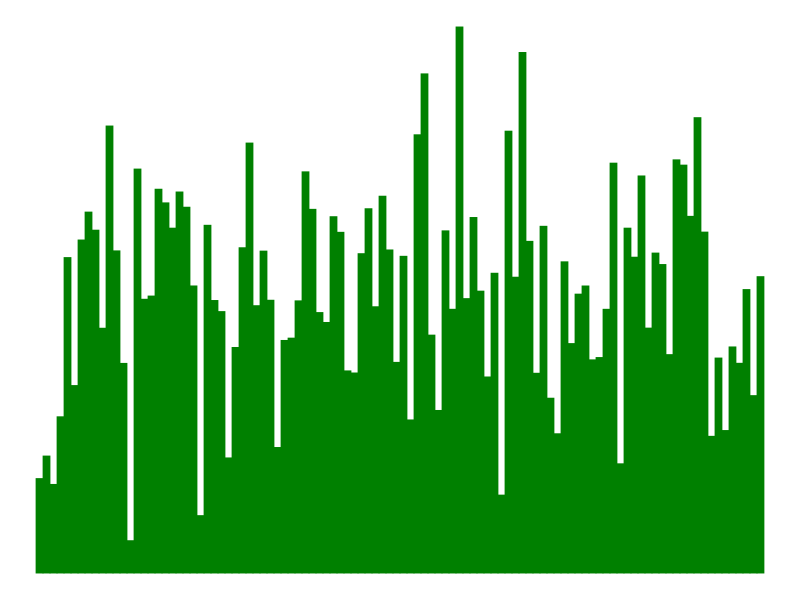

This figure's R source:
library(tibble)
library(ggplot2)
set.seed(1)
dd <- c(rnorm(n=4, mean = .2, sd=.05), rnorm(n=100, mean = .5, sd=.2))
df <- tibble(x=1:104, trees=abs(dd))
p <- ggplot(data=df) + geom_bar(aes(x=x, y=trees), stat='identity', color='#008000', fill='#008000') +
  theme_void() + theme(
    panel.background = element_rect(fill = "transparent",colour = NA),
    panel.grid.minor = element_blank(), 
    panel.grid.major = element_blank(),
    plot.background = element_rect(fill = "transparent",colour = NA)
  )

png('~/Documents/trees.png',width=535,height=50,units="px",bg = "transparent")
print(p)
dev.off()